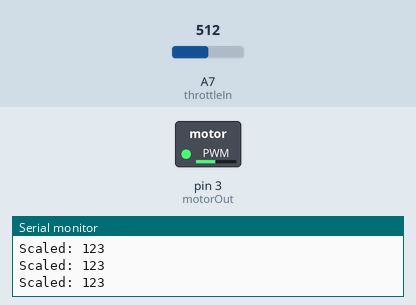
Recording of a sketch running on a simulated Arduino Nano, built with avr-gcc and run on an emulated ATmega328P. Parts: switched loads named in the sketch (green lamp = pin HIGH), the last lines printed to the serial monitor. The inputs (shaded band) are chosen by the test bench; at power-on: A7 (throttleIn) = 512.

Above: at 1.2 s.
1.3 s: A7 (throttleIn) set to 122
At 2.5 s:
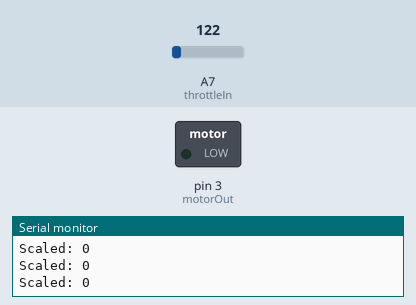
2.8 s: A7 (throttleIn) set to 190
5.8 s: A7 (throttleIn) set to 208
At 7.0 s:
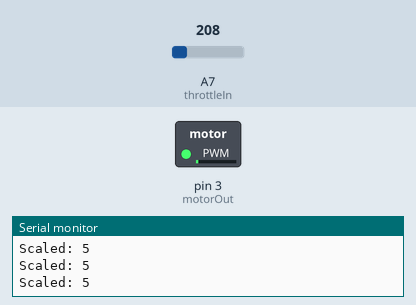
7.3 s: A7 (throttleIn) set to 716
At 8.2 s:
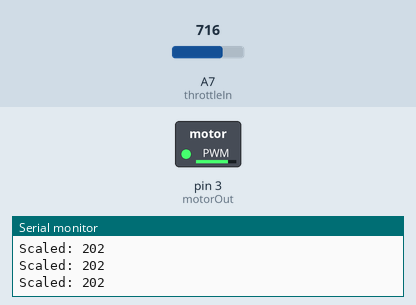
8.8 s: A7 (throttleIn) set to 0
At 9.3 s:
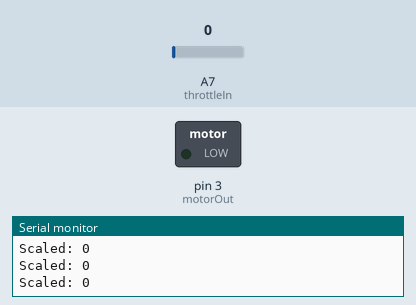
Timing chart, 0 to 11.3 s (numbered marks = the images above; inputs shaded):
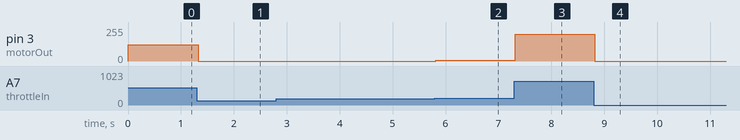

Measured:
- after the input at 1.3 s, pin 3 (motorOut): 123/255 → 0/255 at once
- after the input at 5.8 s, pin 3 (motorOut): 0/255 → 5/255 at once
- after the input at 7.3 s, pin 3 (motorOut): 5/255 → 202/255 at once
- after the input at 8.8 s, pin 3 (motorOut): 202/255 → 0/255 at once

The sketch:

brushed_motorcontrol.ino
```cpp
const int motorOut = 3;
const int throttleIn = A7;

void setup() {
  pinMode(motorOut, OUTPUT);
  pinMode(throttleIn, INPUT);

  Serial.begin(9600);
}

void loop() {
  //get throttle
  int scaledThrottle = (analogRead(throttleIn) - 195)*0.3885;

  if(scaledThrottle < 0)
    scaledThrottle = 0;
  else if(scaledThrottle > 255)
    scaledThrottle = 255;

  Serial.print("Scaled: ");
  Serial.println(scaledThrottle);


  //set motor pwm
  analogWrite(motorOut, scaledThrottle);
}
```
